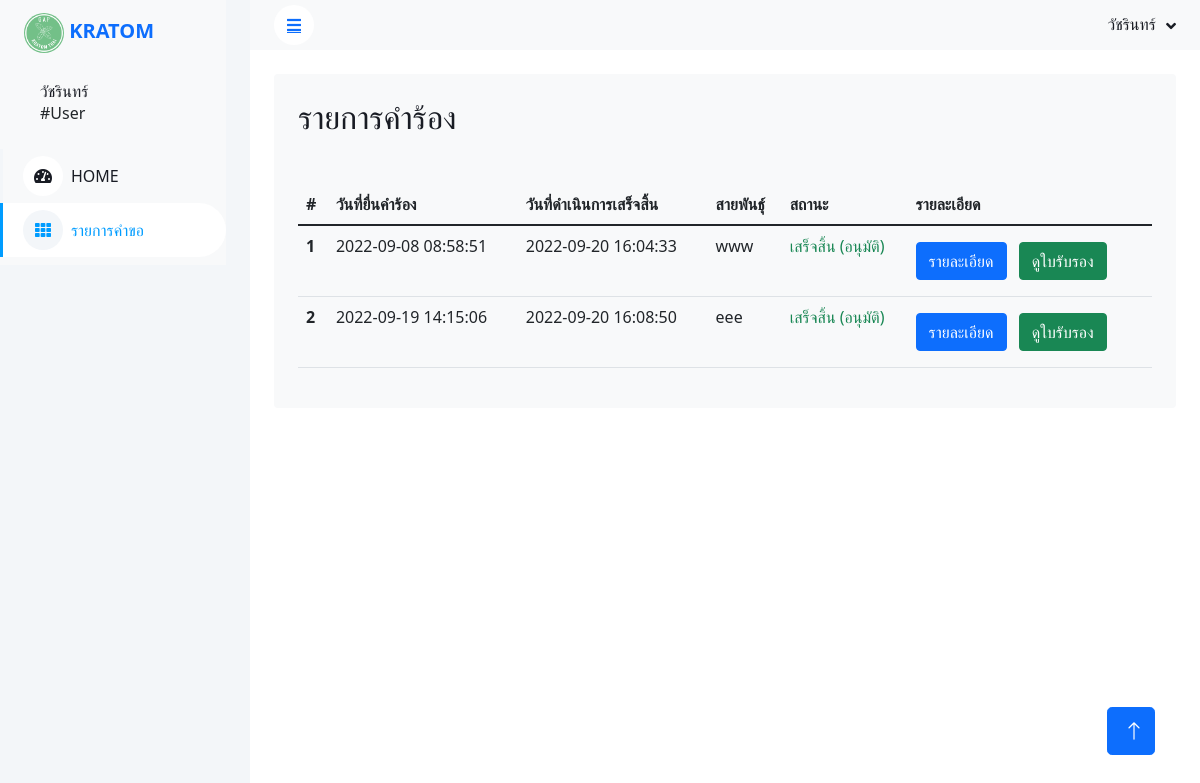
The app's page /user/list_petition.php (signed in), older data.
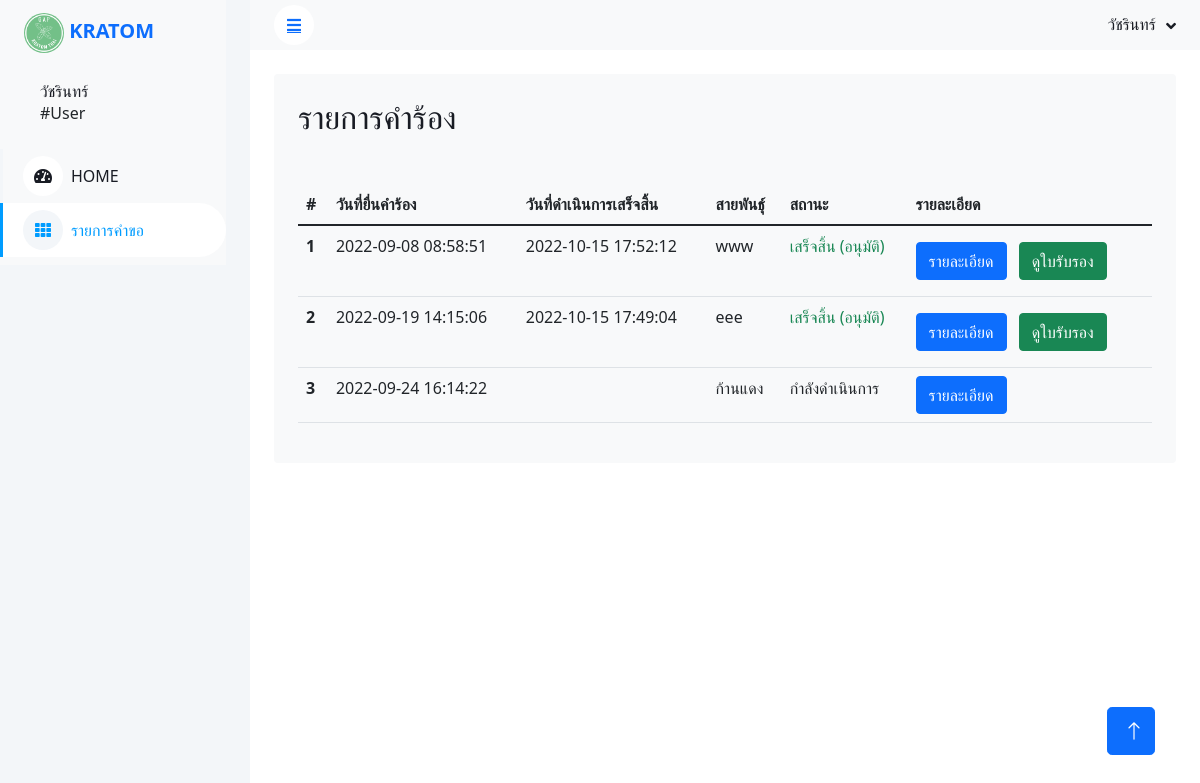
The same page, newer data.
### tables this page shows
CREATE TABLE `petition` (
  `id_user` int(11) DEFAULT NULL,
  `id_petition` int(11) NOT NULL,
  `species` varchar(50) DEFAULT NULL,
  `quantity` int(11) DEFAULT NULL,
  `address_farm` varchar(100) DEFAULT NULL,
  `sub_area` varchar(50) DEFAULT NULL,
  `area` varchar(50) DEFAULT NULL,
  `province` varchar(50) DEFAULT NULL,
  `zip_code` varchar(5) DEFAULT NULL,
  `tel` varchar(10) DEFAULT NULL,
  `status` int(11) DEFAULT NULL,
  `petition_date` timestamp NULL DEFAULT NULL,
  `succes_date` timestamp NULL DEFAULT NULL,
  `approved` int(11) DEFAULT NULL
);

### user/header.php (called while the page is built, shortened)
<?php
  $user_id= $_SESSION['user_id'];
?>

### user/list_petition.php (the view, shortened to what the changed rows need)
<!DOCTYPE html>
<html lang="en">
<head>
    <?php
    include('header.php');
    $query = "SELECT * FROM petition WHERE id_user = $user_id" or die("Error:" . mysqli_error($con));
    $result = mysqli_query($con, $query);
    ?>
    <link href="https://cdnjs.cloudflare.com/ajax/libs/font-awesome/5.10.0/css/all.min.css" rel="stylesheet">
    <link href="https://cdn.jsdelivr.net/npm/bootstrap-icons@1.4.1/font/bootstrap-icons.css" rel="stylesheet">
    <link href="lib/owlcarousel/assets/owl.carousel.min.css" rel="stylesheet">
    <link href="lib/tempusdominus/css/tempusdominus-bootstrap-4.min.css" rel="stylesheet" />
    <link href="css/bootstrap.min.css" rel="stylesheet">
    <link href="css/style.css" rel="stylesheet">
    <link href="https://cdn.jsdelivr.net/npm/bootstrap@5.1.3/dist/css/bootstrap.min.css" rel="stylesheet">
</head>
<body>
    <div class="container-xxl position-relative bg-white d-flex p-0">
        <div class="content">
            <div class="container-fluid pt-4 px-4">
            <div class="col-12">
                <div class="bg-light rounded h-100 p-4">
                    <h2 class="mb-4">รายการคำร้อง</h2>
                    <br>
                    <div class="table-responsive">
                        <table class="table">
                            <thead>
                                <tr>
                                    <th scope="col">#</th>
                                    <th scope="col">วันที่ยื่นคำร้อง</th>
                                    <th scope="col">วันที่ดำเนินการเสร็จสิ้น</th>
                                    <th scope="col">สายพันธ์ุ</th>
                                    <th scope="col">สถานะ</th>
                                    <th scope="col">รายละเอียด</th>
                                </tr>
                            </thead>
                            <?php
                                $num = 1;
                                if($result->num_rows == 0){
                            ?>
                                    <tr align="center">
                                    <td colspan="8">ไม่พบข้อมูล</td>
                                    </tr>
                            <?php
                                }else{
                                    ?> <tbody><?php
                                    while ($row_am =  mysqli_fetch_assoc($result)){ ?>
                                <tr>
                                    <th scope="row"><?php echo $num; $num++; ?></th>
                                    <td><?php echo $row_am['petition_date']; ?></td>
                                    <td><?php echo $row_am['succes_date']; ?></td>
                                    <td><?php echo $row_am['species']; ?></td>
                                    <?php if($row_am['status'] == 1){ ?>
                                        <td class="text-warning"> รอการตรวจสอบ </td>
                                    <?php }elseif($row_am['status'] == 2){ ?>
                                        <td> กำลังดำเนินการ </td>
                                    <?php }elseif($row_am['status'] == 3){?>
                                        <td class="text-success"> เสร็จสิ้น <?php if ($row_am['approved'] == 1) {
                                            ?> (อนุมัติ)<?php
                                        }elseif ($row_am['approved'] == 0) {
                                            ?> (ไม่อนุมัติ) <?php
                                        } ?></td>
                                    <?php } ?>
                                    <td>
                                        <button type="button" class="btn btn-primary" data-bs-toggle="modal" data-bs-target="#detail<?php echo $row_am['id_petition'] ?>">
                                        รายละเอียด
                                        </button>
                                        <?php
                                            if ($row_am['status'] == 3 && $row_am['approved'] == 1) {
                                                ?>
                                                <a class="btn btn-success m-2" data-bs-toggle="modal" data-bs-target="#img<?php echo $row_am['id_petition'] ?>"> ดูใบรับรอง</a>
                                                <?php
                                            }
                                        ?>
                                    </td>
                                </tr>
                                <?php
                                include('modal_gap.php');
                                } ?>
                            <?php }; ?>
                    </div>
                </div>
            </div>
            </div>
</body>
</html>

Row changes from the older to the newer data that the page shows:
changed petition "www": succes_date "2022-09-20 16:04:33" → "2022-10-15 17:52:12"
changed petition "eee": succes_date "2022-09-20 16:08:50" → "2022-10-15 17:49:04"
added petition: petition_date "2022-09-24 16:14:22", species "ก้านแดง", status "กำลังดำเนินการ"
